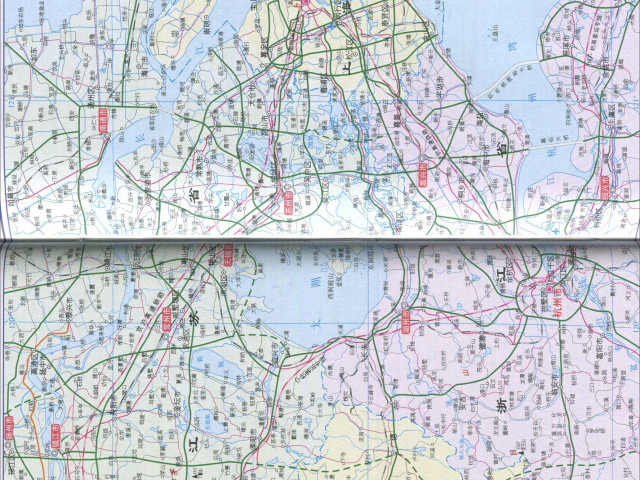
#> input picture image7/2222.jpg, 640 x 480 px; its folder holds only this picture in this run
$ python main_2.py
#> lines starting #> are read from the running program, lines starting #| are printed output that depends on the picture; after the words box and inside, x2 and y2 are one past the last pixel; in counts of white or black regions, pixels touching at a corner belong together
### s2_detecting2.py
import cv2
import numpy as np
from skimage import morphology,draw
import ill_dealing
from matplotlib import pyplot as plt
import Global_value


# filepath = "./image4/"

def calcGrayHist(grayimage):
    # 灰度图像矩阵的高，宽
    rows, cols = grayimage.shape

    # 存储灰度直方图
    grayHist = np.zeros([256], np.uint64)
    for r in range(rows):
        for c in range(cols):
            grayHist[grayimage[r][c]] += 1

    return grayHist


def threshTwoPeaks(image):

    #转换为灰度图
    if len(image.shape) == 2:
        gray = image
    else:
        gray = cv2.cvtColor(image, cv2.COLOR_BGR2GRAY)

    # 计算灰度直方图
    histogram = calcGrayHist(gray)
    # 寻找灰度直方图的最大峰值对应的灰度值
    # for k in range(1,255):
    #     if histogram[k] > histogram[k-1] and histogram[k] > histogram[k+1]:
    peak_set = 0
    # print(maxLoc)
    total = gray.size
    top = 0
    for k in range(255):
        top += histogram[k]
        # if (top/total)>=0.05:
        if (top / total) >= 0.034:
            break
    peak_set = k


    thresh = peak_set
    # 找到阈值之后进行阈值处理，得到二值图

    return thresh

# [33 lines left out: function unevenLightCompensate, not called in this run]

def shadowget(ROI_cube,filepath):
    img = ROI_cube

    # 高斯滤波
    src = cv2.medianBlur(img, 3)

    # 显示图像
    # cv2.imshow("source img", img)
    # cv2.imshow("medianBlur", result)

    # # 等待显示
    # cv2.waitKey(0)
    # cv2.destroyAllWindows()
    # 设置卷积核
    kernel1 = np.ones((3, 3), np.uint8)
    kernel2 = np.ones((3, 3), np.uint8)


    src = cv2.dilate(src, kernel1 , iterations = 6)
    result= cv2.erode(src, kernel2, iterations = 6)
    # 图像闭运算
    # result = cv2.morphologyEx(src, cv2.MORPH_CLOSE, kernel1)

    # 显示图像
    # cv2.imshow("src", src)
    # cv2.imshow("result", result)
    #
    # # 等待显示
    # cv2.waitKey(0)
    # cv2.destroyAllWindows()
    cv2.imwrite(filepath + "shadow.png", result)
    return result


def count_gray(original_img,filepath):
    height, width = original_img.shape[:2]
    gray_img = cv2.cvtColor(original_img, cv2.COLOR_BGR2GRAY)
    # cv2.imwrite("1.png",gray_img)
    # cv2.waitKey(0)
    num_color = gray_img.reshape(1, -1)[0]
    len_color = int(len(num_color) * (1 - 0.05))
    print("[num_color]", len(num_color))
    print("[len_color]", len_color)

    New_Img = np.zeros((height, width), dtype=np.uint8)
    thre = threshTwoPeaks(gray_img)
    for y in range(height):
        for x in range(width):

            # if 242 < gray_img[y, x]:
            if thre >= gray_img[y, x]:
                New_Img[y, x] = 255
    # ret ,New_Img = cv2.threshold(gray_img,0,255,cv2.THRESH_OTSU)
    cv2.imwrite(filepath + "count_gray.png", New_Img)
    return New_Img

def find_max_region(mask_sel,filepath):
    contours, hierarchy = cv2.findContours(mask_sel, cv2.RETR_TREE, cv2.CHAIN_APPROX_NONE)

    # 找到最大区域并填充
    area = []

    for j in range(len(contours)):
        area.append(cv2.contourArea(contours[j]))

    max_idx = np.argmax(area)

    max_area = cv2.contourArea(contours[max_idx])

    for k in range(len(contours)):

        if k != max_idx:
            cv2.fillPoly(mask_sel, [contours[k]], 0)

    return mask_sel

def Optimize(dst): #输入二值化折痕后图像
    New_Img = dst.copy()
    # [12 lines of commented-out code are left out]
    kernel = np.ones((3, 17), np.uint8) #以下8段代码处理基于折痕在图上横向显示，其他情况不太适用
    kernel2 = np.ones((1, 7), np.uint8)
    kernel3 = np.ones((3, 3), np.uint8)
    Old_Img = New_Img
    # New_Img = cv2.morphologyEx(New_Img,cv2.MORPH_OPEN,kernel)
    # img2 = cv2.imread("./image/count_gray.png")
    New_Img = cv2.erode(New_Img, kernel2, iterations=2)
    New_Img = cv2.dilate(New_Img, kernel2, iterations=2)
    New_Img = cv2.dilate(New_Img, kernel, iterations=3)
    New_Img = cv2.erode(New_Img, kernel3, iterations=3)
    # cv2.imwrite("./image/New_Img.png",New_Img)
    return New_Img

def Rosenfeld(im,filepath):
    # [25 lines of commented-out code are left out]
    binary = im.copy()

    binary[binary == 255] = 1
    skel, distance = morphology.medial_axis(binary, return_distance=True)
    dist_on_skel = distance * skel
    dist_on_skel = dist_on_skel.astype(np.uint8) * 255
    cv2.imwrite(filepath + "dist_on_skel.png", dist_on_skel)
    return dist_on_skel


def draw_convexHull(original_img, New_Img,filepath):
    height, width = original_img.shape[:2]
    ret, thresh = cv2.threshold(New_Img, 127, 255, cv2.THRESH_BINARY)
    contours, hierarchy = cv2.findContours(thresh, cv2.RETR_EXTERNAL, cv2.CHAIN_APPROX_SIMPLE)
    contours_ok = []
    len_contours = len(contours)
    if 0 < len_contours:
        contours_temp = []
        for c in contours:
            x, y, w, h = cv2.boundingRect(c)
            if w >= 5 and h >= 3:
                contours_temp.append([x, y, x + w, y + h])
        if 0 < len(contours_temp):
            contours_np = np.array(contours_temp)
            col_max = np.max(contours_np, axis=0)
            col_min = np.min(contours_np, axis=0)
            contours_ok = [col_min[0], col_min[1], col_max[2], col_max[3]]
            print("contours_ok", contours_ok)
            cv2.rectangle(original_img, (0, contours_ok[1] - 20), (width, contours_ok[3] + 20), (255, 255, 255), 4)
            # cv2.imshow('line', original_img)
            cv2.imwrite(filepath + "ROI.png", original_img)
            # cv2.waitKey(0)
            # cv2.destroyAllWindows()
            # cv2.imshow('roi',ROI)
            ROI = original_img[contours_ok[1] - 20:contours_ok[3] + 20,:]
            cv2.imwrite(filepath + "ROI_cube.png", ROI)
            high = contours_ok[1] - 20
            low = contours_ok[3] + 20
    return high,low,ROI


def drawline(img,crease,shifting,filepath):
    # Global_value._init()
    # filepath = Global_value.get_value('filepath')
    rows, cols = crease.shape[:2]
    # 存储灰度直方图
    for y in range(rows):
        for x in range(cols):
            if 0 < crease[y, x] and y+shifting < rows:
                img[y+shifting,x] = [0,255,0]
    # cv2.imshow("result", img)
    cv2.imwrite(filepath + "crease.png",img)
    # cv2.waitKey(0)
    # cv2.destroyAllWindows()


# [23 lines that do not run on import are left out]
    # deal_ill(origin_img1, high, low)

### ill_dealing_3.py
import math
import sys

import cv2
import numpy as np
from matplotlib import pyplot as plt
import cv2
import numpy as np
import Global_value


# filepath = "./image4/"

# filepath = Global_value.get_value('filepath')
def shadow(input, light):
    # 生成灰度图
    gray = cv2.cvtColor(input, cv2.COLOR_BGR2GRAY)
    gray = gray / 255.0
    height, width = input.shape[:2]

    # 确定阴影区
    thresh = (1.0 - gray)

    # 取平均值作为阈值
    t = np.mean(thresh)
    # mask = cv2.imread(filepath + "mask_sel.png",0)
    mask = np.zeros_like(gray, dtype=np.uint8)


    mask[thresh >= 2.5*t] = 255

    # for i in range(height):
    # # for i in range(459,505):
    #     for j in range(width):
    #         if thresh[i,j] > 3*t : mask[i,j] = 0

    # cv2.imshow("ie",mask)
    # cv2.waitKey()
    # 参数设置
    max_val = 4
    bright = light / 100.0 / max_val
    mid = 1.0 + max_val * bright

    # 边缘平滑过渡
    midrate = np.zeros((height, width), dtype=np.float32)
    brightrate = np.zeros((height, width), dtype=np.float32)

    # for i in range(459,505):
    for i in range(height):
        for j in range(input.shape[1]):
            # if mask[i, j] == 255:
            #     midrate[i, j] = mid + 0.2
            #     brightrate[i, j] = bright
            # # elif mask[i,j] == 127:
            # #     midrate[i, j] = ((mid - 1.0) / t) * thresh[i, j] + 1.0
            # #     brightrate[i, j] = (1.0 / t) * thresh[i, j] * bright
            # else:
                midrate[i, j] = ((mid - 1.0) / t) * thresh[i, j]  + 1.0
                brightrate[i, j] = (1.0 / t) * thresh[i, j] * bright

    # 阴影提亮，获取结果图
    result = input.copy()
    for i in range(height):
    # for i in range(459,505):
        for j in range(input.shape[1]):
            if mask[i,j] == 255: continue
            for k in range(3):
                inp = input[i,j,k]
                mm = midrate[i,j]
                bb = brightrate[i,j]
                temp = pow(float(inp) / 255.0, 1.0 / mm)*(1.0 / (1 - bb))
                temp = min(1.0, max(0.0, temp))
                temp = temp * 255.0
                result[i, j, k] = temp

    return result

def shapal(filepath):
    src = cv2.imread(filepath + "ill_geo2.png")
    # cv2.namedWindow("input", cv2.WINDOW_AUTOSIZE)
    # cv2.imshow("input", src)

    # sigma = 5、15、25
    blur_img = cv2.GaussianBlur(src, (0, 0), 5)
    usm = cv2.addWeighted(src, 1.5, blur_img, -0.5, 0)
    # usm = cv2.addWeighted(usm, 1.5, blur_img, -0.5, 0)
    # cv2.imshow("mask image", usm)

    h, w = src.shape[:2]
    result = np.zeros([h, w * 2, 3], dtype=src.dtype)
    result[0:h, 0:w, :] = src
    result[0:h, w:2 * w, :] = usm
    # cv2.putText(result, "original image", (10, 30), cv2.FONT_ITALIC, 1.0, (0, 0, 255), 2)
    # cv2.putText(result, "sharpen image", (w + 10, 30), cv2.FONT_ITALIC, 1.0, (0, 0, 255), 2)
    # cv2.imshow("sharpen_image", result)
    cv2.imwrite(filepath + "illu_rec2.png", usm)


# [8 lines that do not run on import are left out]
    # [5 lines of commented-out code are left out]

### main_2.py
import cv2
import s2_detecting2 as dt
import ill_dealing_3 as ill
import numpy as np
import Global_value
import time
# filepath = "./image4/"
filepath = "./image7/"

def crease_detecting(original_img,shifting):
    img = original_img.copy()
    origin_img = img.copy()
    newimg = dt.shadowget(img,filepath)
    # newimg = unevenLightCompensate(img)
    # newimg = cv2.cvtColor(newimg,cv2.COLOR_BGR2GRAY)
    gray = dt.count_gray(newimg,filepath)
    # grayimg = cv2.cvtColor(newimg,cv2.COLOR_BGR2GRAY)
    # newimg = dsa.sauvola(gray)
    # cv2.imwrite('test/2_result.png',newimg)
    img3 = dt.find_max_region(gray,filepath)
    cv2.imwrite(filepath+ "count_gray.png", img3)
    New_Img = dt.Optimize(img3)
    # cv2.imshow("result111", New_Img)
    img3 = dt.find_max_region(New_Img,filepath)
    cv2.imwrite(filepath + "mask_sel.png", img3)
    img4 = dt.Rosenfeld(img3,filepath)
    high, low, ROI = dt.draw_convexHull(origin_img, img4,filepath)
    dt.drawline(img, img4, -5,filepath)
    # deal_ill(origin_img1, high, low)
    return high + 20 + 1,low

def illus_deal(src):

    light = 30
    # light = 30
    result = ill.shadow(src, light)
    cv2.imwrite(filepath + "ill_geo2.png", result)
    ill.shapal(filepath)

def geo_refic(high,low):
    original_img = cv2.imread(filepath + "ill_geo2.png")
    img = original_img.copy()
    height, width = img.shape[:2]

    crease_pos = 490

    img1 = img[high:crease_pos, :].copy()
    height_1 = crease_pos - high
    height1_1 = int(height_1 / 2)
    img11 = img1[:height1_1, :]
    height1_1 = int(1.3 * height1_1)

    height1_2 = int(height_1 / 2)
    img12 = img1[height1_2:, :]
    height1_2 = int(2 * height1_2)
    img1_1 = cv2.resize(img11, (width, height1_1), interpolation=cv2.INTER_CUBIC)
    img1_2 = cv2.resize(img12, (width, height1_2), interpolation=cv2.INTER_CUBIC)
    height1 = height1_1 + height1_2
    img_1 = np.zeros((height1, width, 3), dtype=np.uint8)
    img_1[:height1_1, :] = img1_1[:, :]
    img_1[height1_1:, :] = img1_2[:, :]

    img2 = img[crease_pos:low, :].copy()
    height_2 = low - crease_pos
    height2_1 = int(height_2 / 2)
    img21 = img2[:height2_1, :]
    height2_1 = int(1.4 * height2_1)

    height2_2 = int(height_2 / 2)
    img22 = img2[height2_2:, :]
    height2_2 = int(1.3 * height2_2)
    img2_1 = cv2.resize(img21, (width, height2_1), interpolation=cv2.INTER_CUBIC)
    img2_2 = cv2.resize(img22, (width, height2_2), interpolation=cv2.INTER_CUBIC)
    # img_1 = t2.BiCubic_interpolation(img1,height1,width)
    # img_2 = t2.BiCubic_interpolation(img2,height2,width)
    height2 = height2_1 + height2_2
    img_2 = np.zeros((height2, width, 3), dtype=np.uint8)
    img_2[:height2_1, :] = img2_1[:, :]
    img_2[height2_1:, :] = img2_2[:, :]

    scrH, scrW, _ = img.shape
    # img=np.pad(img,((1,3),(1,3),(0,0)),'constant')
    retimg = np.zeros((height - height_2 - height_1 + height2 + height1, width, 3), dtype=np.uint8)
    retimg[:high, :] = img[:high, :]
    retimg[high:high + height1, :] = img_1[:, :]
    retimg[high + height1:high + height1 + height2, :] = img_2[:, :]
    retimg[high + height1 + height2:, :] = img[low:, :]

    maskimg = np.zeros((height - height_2 - height_1 + height2 + height1, width), dtype=np.uint8)
    maskimg[high + height1 - 1:high + height1, :] = 255
    res = cv2.inpaint(src=retimg, inpaintMask=maskimg, inpaintRadius=3, flags=cv2.INPAINT_NS)
    cv2.imwrite(filepath + "result.png",res)

if __name__ == '__main__':
    original_img = cv2.imread(filepath + "2222.jpg")
#> original_img is the input picture: shape (480, 640, 3); mean B, G, R 210.1, 203.7, 198.9
    img1 = original_img.copy()
    img2 = original_img.copy()
    time_start = time.time()  # 开始计时
    high,low = crease_detecting(img1,shifting=6)
#> in count_gray, `gray_img = cv2.cvtColor(original_img, cv2.COLOR_BGR2GRAY)`:
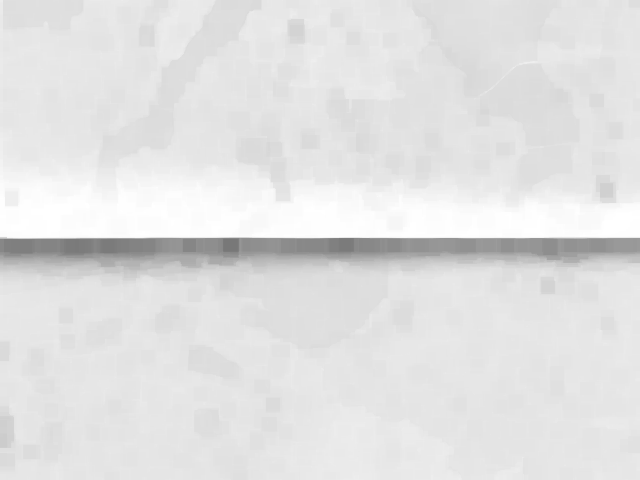
#> gray_img: shape (480, 640); min 120, max 255, mean 225.6
#> in count_gray, `len_color = int(len(num_color) * (1 - 0.05))`: len_color = 291840
#| [num_color] 307200
#| [len_color] 291840
#> in threshTwoPeaks, `histogram = calcGrayHist(gray)`: histogram = 256 values, max 38250 at index 229, min 0 at index 0, mean 1200
#> after the loop in threshTwoPeaks, `for k in range(255):`: top = 10502
#> in count_gray, `thre = threshTwoPeaks(gray_img)`: thre = 158
#> after the loop in count_gray, `for y in range(height):`:
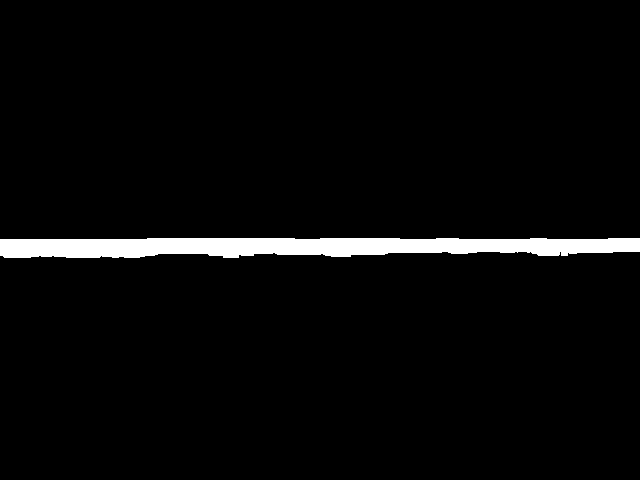
#> New_Img: shape (480, 640); 3.4% white; 1 white region
#> in find_max_region, `contours, hierarchy = cv2.findContours(mask_sel, cv2.RETR_TREE, cv2.CH..`: contours = 1 contour; box (x1, y1, x2, y2) and area: (0, 238, 640, 258) 9842
#> the loop in find_max_region, `for j in range(len(contours)):` made 1 pass
#> after the loop in find_max_region, `for j in range(len(contours)):`: area = [9841.5]
#> in find_max_region, `max_idx = np.argmax(area)`: max_idx = 0
#> in find_max_region, `max_area = cv2.contourArea(contours[max_idx])`: max_area = 9841.5
#> the loop in find_max_region, `for k in range(len(contours)): ` made 1 pass
#> in Optimize, `New_Img = cv2.erode(New_Img, kernel2, iterations=2)`: New_Img: shape (480, 640); 3.3% white; 1 white region, box (x1, y1, x2, y2) and area: (0, 238, 640, 258) 10085
#> in Optimize, `New_Img = cv2.dilate(New_Img, kernel2, iterations=2)`: New_Img: shape (480, 640); 3.4% white; 1 white region, box (x1, y1, x2, y2) and area: (0, 238, 640, 258) 10451
#> in Optimize, `New_Img = cv2.dilate(New_Img, kernel, iterations=3)`: New_Img: shape (480, 640); 5% white; 1 white region, box (x1, y1, x2, y2) and area: (0, 235, 640, 261) 15253
#> in Optimize, `New_Img = cv2.erode(New_Img, kernel3, iterations=3)`: New_Img: shape (480, 640); 3.7% white; 1 white region
#> in find_max_region (call 2), `contours, hierarchy = cv2.findContours(mask_sel, cv2.RETR_TREE, cv2.CH..`: contours = 1 contour; box (x1, y1, x2, y2) and area: (0, 238, 640, 258) 10662
#> the loop in find_max_region (call 2), `for j in range(len(contours)):` made 1 pass
#> the loop in find_max_region (call 2), `for k in range(len(contours)): ` made 1 pass
#> in Rosenfeld, `binary[binary == 255] = 1`: binary: shape (480, 640); values 0 (black) and 1 (white), 3.7% white; 1 white region, box (x1, y1, x2, y2) and area: (0, 238, 640, 258) 11320
#> in Rosenfeld, `skel, distance = morphology.medial_axis(binary, return_distance=True)`: skel: shape (480, 640) bool; 0.22% white in thin lines or dots, all inside (x1, y1, x2, y2) = (0, 244, 640, 258)
#> in draw_convexHull, `contours, hierarchy = cv2.findContours(thresh, cv2.RETR_EXTERNAL, cv2...`: contours = 1 contour, all with area under 20
#> in draw_convexHull, `len_contours = len(contours)`: len_contours = 1
#> the loop in draw_convexHull, `for c in contours:` made 1 pass
#> (x, y, w, h) on pass 1: (0, 244, 640, 14)
#> after the loop in draw_convexHull, `for c in contours:`: contours_temp = [[0, 244, 640, 258]]
#> in draw_convexHull, `col_max = np.max(contours_np, axis=0)`: col_max = [0, 244, 640, 258]
#| contours_ok [0, 244, 640, 258]
#> in draw_convexHull, `high = contours_ok[1] - 20`: high = 224
#> in draw_convexHull, `low = contours_ok[3] + 20`: low = 278
#> in crease_detecting, `high, low, ROI = dt.draw_convexHull(origin_img, img4,filepath)`: high = 224; low = 278
#> high = 245; low = 278
    time_end = time.time()  # 结束计时

    time_c = time_end - time_start  # 运行所花时间
    print('time cost', time_c, 's')

    illus_deal(img2)
#> in shadow, `thresh = (1.0 - gray)`:
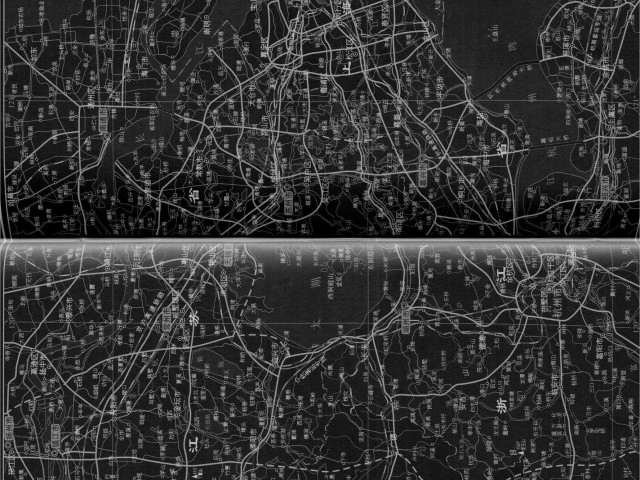
#> thresh: shape (480, 640) float64; min 0, max 0.855, mean 0.204
#> in shadow, `t = np.mean(thresh)`: t = 0.204
    geo_refic(high,low)
#> in geo_refic, `height_1 = crease_pos - high`: height_1 = 245
#> in geo_refic, `height1_1 = int(height_1 / 2)`: height1_1 = 122
#> in geo_refic, `img11 = img1[:height1_1, :]`:
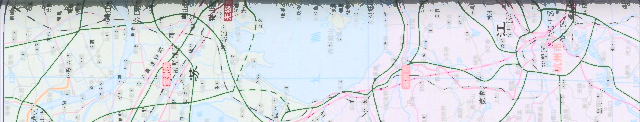
#> img11: shape (122, 640, 3); mean B, G, R 226.6, 220, 216.1
#> in geo_refic, `height1_1 = int(1.3 * height1_1)`: height1_1 = 158
#> in geo_refic, `height1_2 = int(height_1 / 2)`: height1_2 = 122
#> in geo_refic, `img12 = img1[height1_2:, :]`:
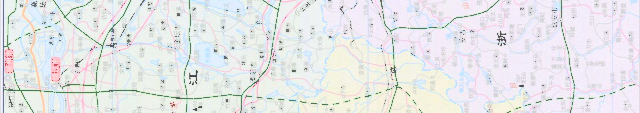
#> img12: shape (113, 640, 3); mean B, G, R 232.7, 230.6, 229.8
#> in geo_refic, `height1_2 = int(2 * height1_2)`: height1_2 = 244
#> in geo_refic, `img1_2 = cv2.resize(img12, (width, height1_2), interpolation=cv2.INTER..`:
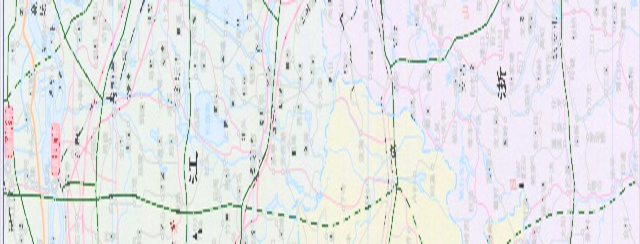
#> img1_2: shape (244, 640, 3); mean B, G, R 232.7, 230.6, 229.8
#> in geo_refic, `height1 = height1_1 + height1_2`: height1 = 402
#> in geo_refic, `img_1[height1_1:, :] = img1_2[:, :]`:
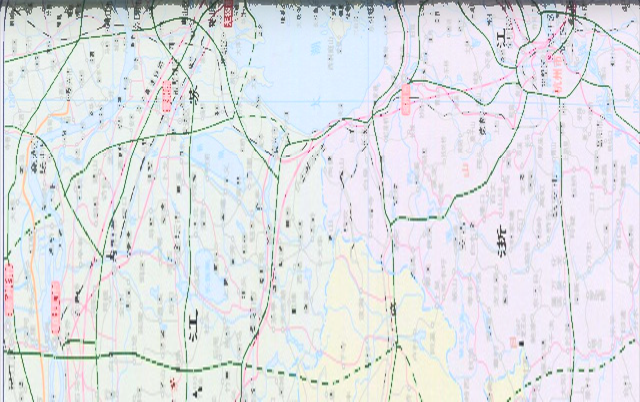
#> img_1: shape (402, 640, 3); mean B, G, R 230.3, 226.5, 224.4
#> in geo_refic, `img2 = img[crease_pos:low, :].copy()`: img2 = empty array
#> in geo_refic, `height_2 = low - crease_pos`: height_2 = -212
#> in geo_refic, `height2_1 = int(height_2 / 2)`: height2_1 = -106
#> in geo_refic, `img21 = img2[:height2_1, :]`: img21 = empty array
#> in geo_refic, `height2_1 = int(1.4 * height2_1)`: height2_1 = -148
#> in geo_refic, `height2_2 = int(height_2 / 2)`: height2_2 = -106
#> in geo_refic, `img22 = img2[height2_2:, :]`: img22 = empty array
#> in geo_refic, `height2_2 = int(1.3 * height2_2)`: height2_2 = -137
#> (the run stopped early here; a loop or call above may not have finished)
